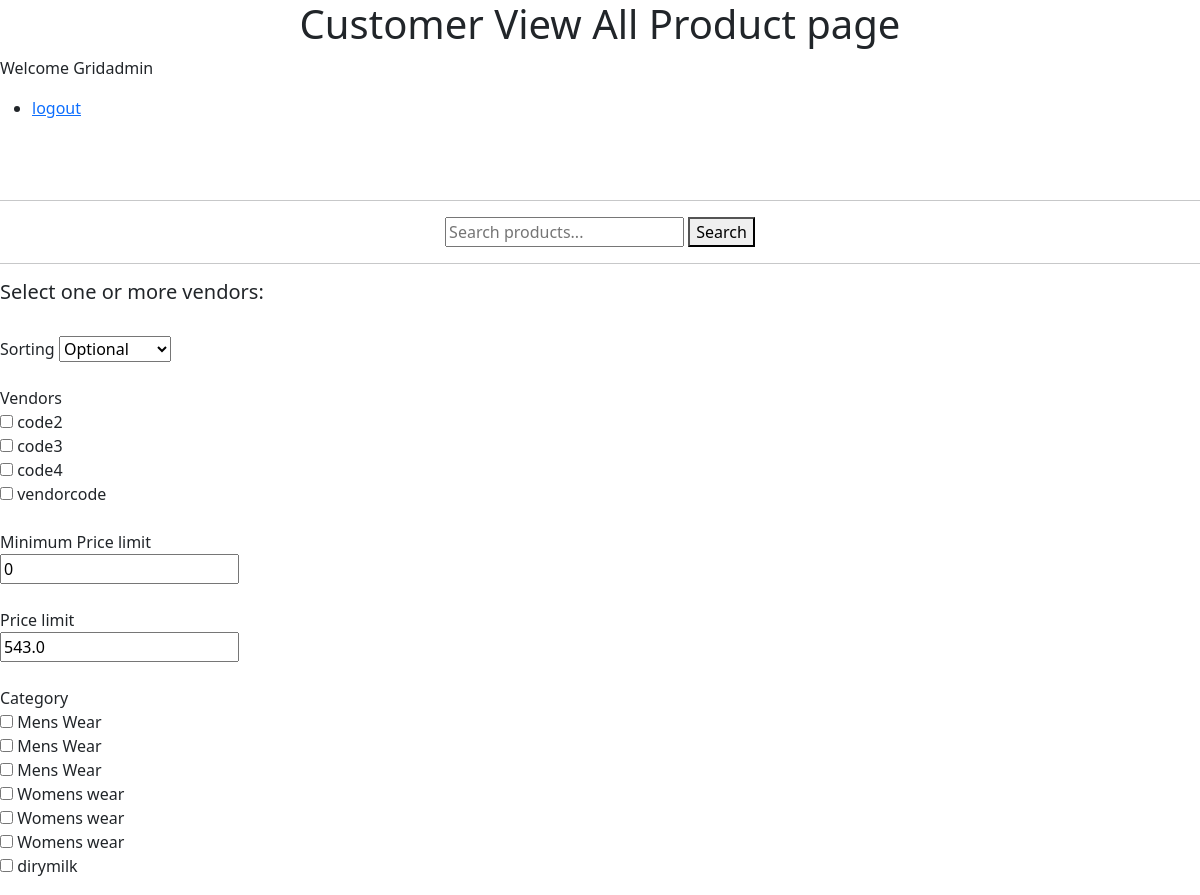
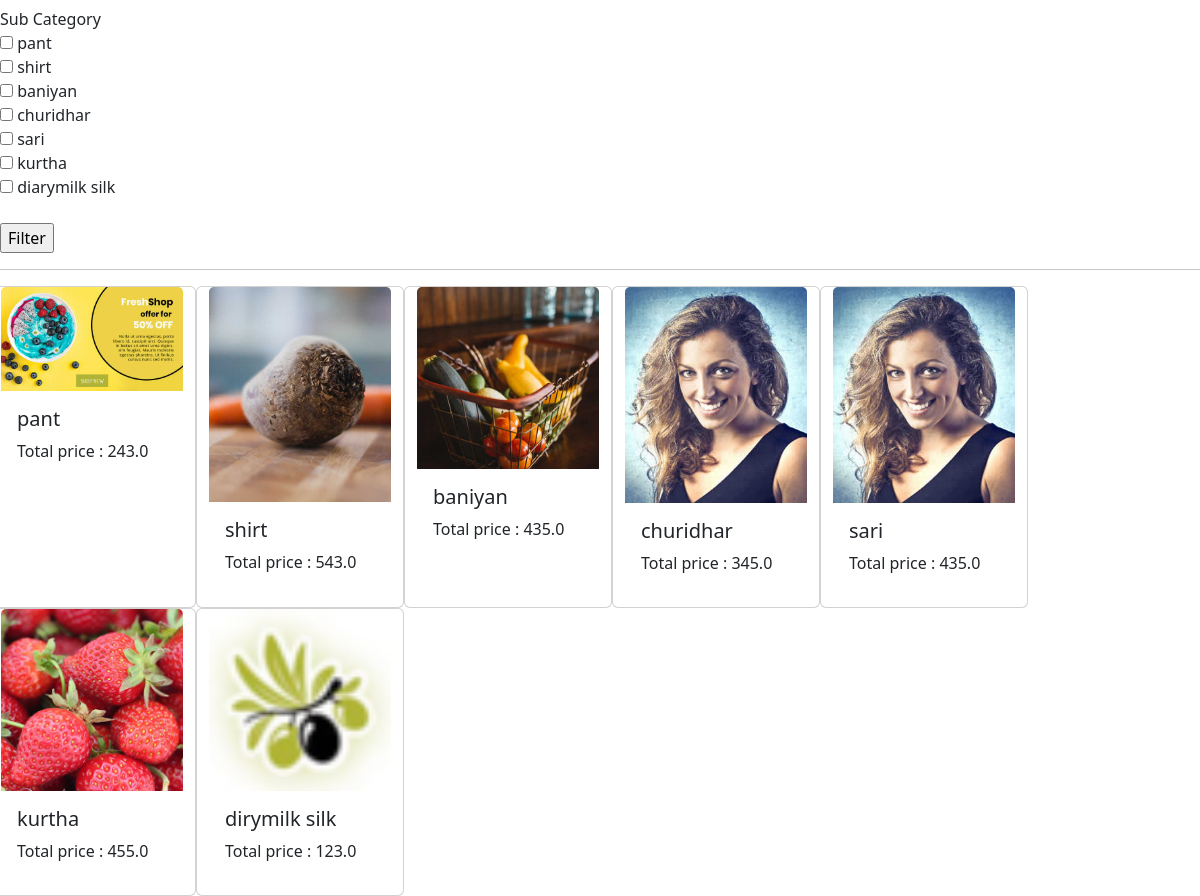
The page /CustomerViewAllProducts (signed in) on the database its author committed (2 pictures, top to bottom).
### gridfokuzapp/models.py (models this page shows, shortened)
class AddVendors(models.Model):
    vendorname = models.CharField(max_length=30)
    ventorcode = models.CharField(max_length=30, null=True)

class AddProducts(models.Model):
    SKU = models.CharField(max_length=10, null=True)
    Vendor = models.ForeignKey(AddVendors ,on_delete=models.SET_NULL, null=True)
    Category = models.CharField(max_length=50, null=True)
    Sub_category = models.CharField(max_length=50, null=True)
    Product_Name = models.CharField(max_length=50, null=True)
    MRP = models.IntegerField(null=True)
    Vendor_Price = models.FloatField(null=True)
    Total_GF_price = models.FloatField(null=True)
    final_price = models.FloatField(null=True)
    product_image = models.ImageField(upload_to="product_images", null=True)
    discription = models.CharField(max_length=250, null=True)
    temp_discription = models.CharField(max_length=250, null=True)
    branding_category = models.CharField(max_length=50, null=True)
    profit_percentage = models.FloatField(default=0,null=True)
    branding_cost = models.FloatField(default=0, null=True)
    transportation_cost = models.FloatField(default=0, null=True)
    tax = models.FloatField(null=True)
    profit_type = models.CharField(max_length=30, null=True)
    usrinput = models.CharField(max_length=250, null=True)

### gridfokuzapp/views.py (the view)
# urls.py: path("CustomerViewAllProducts", views.CustomerViewAllProducts, name="CustomerViewAllProducts"),
def CustomerViewAllProducts(request):
    if not request.user.is_authenticated:
        return redirect('Usrlogin')
    name = request.user
    product = AddProducts.objects.all().order_by('Category')
    category = Category.objects.all().order_by("category_name")
    sub_category = SubCategory.objects.all().order_by("subcategory_name")
    vendors = AddVendors.objects.all().order_by('vendorname')
    price = [p.Total_GF_price for p in product]
    limit = max(price)
    return render(request, "Customer/CustomerViewAllProducts.html", {"name":name,
                                         "product":product,
                                         "category":category,
                                         "sub_category":sub_category,
                                         "vendors":vendors,
                                         "limit":limit})

### templates/Customer/CustomerViewAllProducts.html (shortened to what this page needs)
<!DOCTYPE html>
<html lang="en">
<head>
    <link href="https://cdn.jsdelivr.net/npm/bootstrap@5.2.3/dist/css/bootstrap.min.css" rel="stylesheet">
</head>
<body>
    <h1 style="text-align:center">Customer View All Product page</h1>
    <p>Welcome {{name}}</p>
    <ul>
        <li><a href="logout">logout</a></li>
    </ul>
    <br><br>
    <hr>
    <div class="searchform">
        <form action="{% url 'CustomerViewAll_product_list' %}" method="GET">
            <input type="text" name="search" placeholder="Search products...">
            <button type="submit">Search</button>
        </form>
    </div>
    <hr>
    <h5>Select one or more vendors:</h5>
    <form action="CustomerViewAllProduct_sort_products" method="post">
        <br><label>Sorting</label>
        <select name="sorting">
            <option value="null">Optional</option>
        </select><br><br>
        <label>Vendors</label><br>
        {% for vendor in vendors %}
        <input type="checkbox" name="vendor" value="{{ vendor.vendorname }}"> {{ vendor.ventorcode }}<br>
        {% endfor %}<br>
        <label>Minimum Price limit</label><br>
        <input type="number" name="min_limit" placeholder="Enter your Minimum limit" value="0" step="0.001" required><br><br>
        <label>Price limit</label><br>
        <input type="number" name="limit" placeholder="Enter your limit" value="{{limit}}" step="0.0001" required><br><br>
        <label>Category</label><br>
        {% for i in product %}
        <input type="checkbox" name="category" value="{{ i.Category }}"> {{ i.Category }}<br>
        {% endfor %}<br>
        <label>Sub Category</label><br>
        {% for i in product %}
        <input type="checkbox" name="sub_category" value="{{ i.Sub_category }}"> {{ i.Sub_category }}<br>
        {% endfor %}<br>
        <input type="submit" value="Filter">
    </form>
    <hr>
    <div class="col-12">
        <div class="row">
            {% for i in product %}
                <div class="card" style="width: 13rem;">
                    <img src="{{i.product_image.url}}" class="card-img-top" alt="...">
                    <div class="card-body">
                        <h5 class="card-title">{{i.Product_Name}}</h5>
                        <p>Total price : {{i.Total_GF_price}}</p>
                    </div>
                </div>
            {% endfor %}
        </div>
    </div>
</body>
</html>

### templates/Customer/CustomerViewAllProducts.html (style rules this page uses)
.searchform { display:flex; flex-direction:column; align-items:center; }

### rows shown on the page
AddVendors: ventorcode "code2"
AddVendors: ventorcode "code3"
AddVendors: ventorcode "code4"
AddVendors: ventorcode "vendorcode"
AddProducts: limit "543.0", Category "Mens Wear", Sub_category "shirt", product_image (picture), Product_Name "shirt", Total_GF_price "543.0"
AddProducts: Category "Mens Wear", Sub_category "pant", product_image (picture), Product_Name "pant", Total_GF_price "243.0"
AddProducts: Category "Mens Wear", Sub_category "baniyan", product_image (picture), Product_Name "baniyan", Total_GF_price "435.0"
AddProducts: Category "Womens wear", Sub_category "churidhar", product_image (picture), Product_Name "churidhar", Total_GF_price "345.0"
AddProducts: Category "Womens wear", Sub_category "sari", product_image (picture), Product_Name "sari", Total_GF_price "435.0"
AddProducts: Category "Womens wear", Sub_category "kurtha", product_image (picture), Product_Name "kurtha", Total_GF_price "455.0"
AddProducts: Category "dirymilk", Sub_category "diarymilk silk", product_image (picture), Product_Name "dirymilk silk", Total_GF_price "123.0"

### other values the page prints
{{ name }} "Gridadmin"
